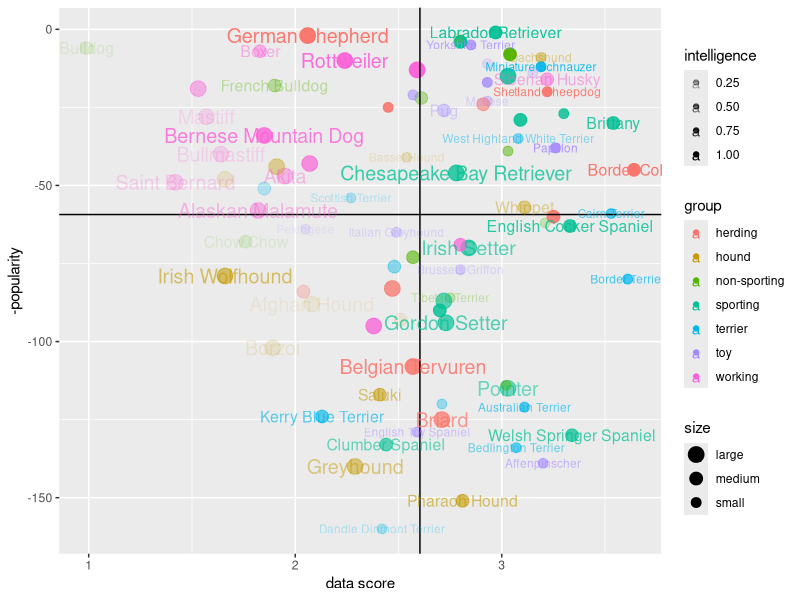

Write the R code that produced this figure.
## ---- chunk 1
knitr::opts_chunk$set(echo = TRUE)
## ---- chunk 2
library(tidyverse)
## ---- chunk 3
dogs <- readxl::read_xlsx('ds202_dawgs.xlsx', 'Best in show full sheet')
## ---- chunk 4
colnames(dogs) <- as.character(unlist(dogs[3, ]))
dogs = dogs[-(1:3), ]
## ---- chunk 5
colnames(dogs)[3] <- "group"
colnames(dogs)[5] <- "data score"
colnames(dogs)[6] <- "popularity"
colnames(dogs)[12] <- "intelligence"
colnames(dogs)[32] <- "size"
## ---- chunk 6
dogs <- dogs[, !duplicated(colnames(dogs))]
#  select(c(`Dog breed`, `data score`, `popularity`, `intelligence`, `size`, `group`))
## ---- chunk 7
colnames(dogs)[2] <- "col2"
dogs <- dogs %>%
  select(`Dog breed`, `data score`, `popularity`, `intelligence`, `size`, `group`)
## ---- chunk 8
dogs <- dogs %>%
  mutate_at(.vars = vars(`data score`, `popularity`, `intelligence`),
            .funs = funs(as.numeric))
## ---- chunk 9

dogs <- dogs %>%
  mutate(size = as.factor(size),
         group = as.factor(group))
## ---- chunk 10
dogs <- dogs %>%
  filter(!is.na(`data score`), !is.na(popularity))

mean_pop <- mean(dogs$popularity)
mean_score <- mean(dogs$`data score`)
## ---- chunk 11
dogs %>%
  ggplot(aes(x = `data score`, y = -popularity, color = group, size = size,
             label = `Dog breed`, alpha = intelligence)) +
  geom_point() +
  geom_vline(xintercept = mean_score) +
  geom_hline(yintercept = -mean_pop) +
  geom_text(mapping = aes(label = `Dog breed`), label.size = 10, check_overlap = TRUE) +
  scale_size_manual(values = c(5, 4, 3))
